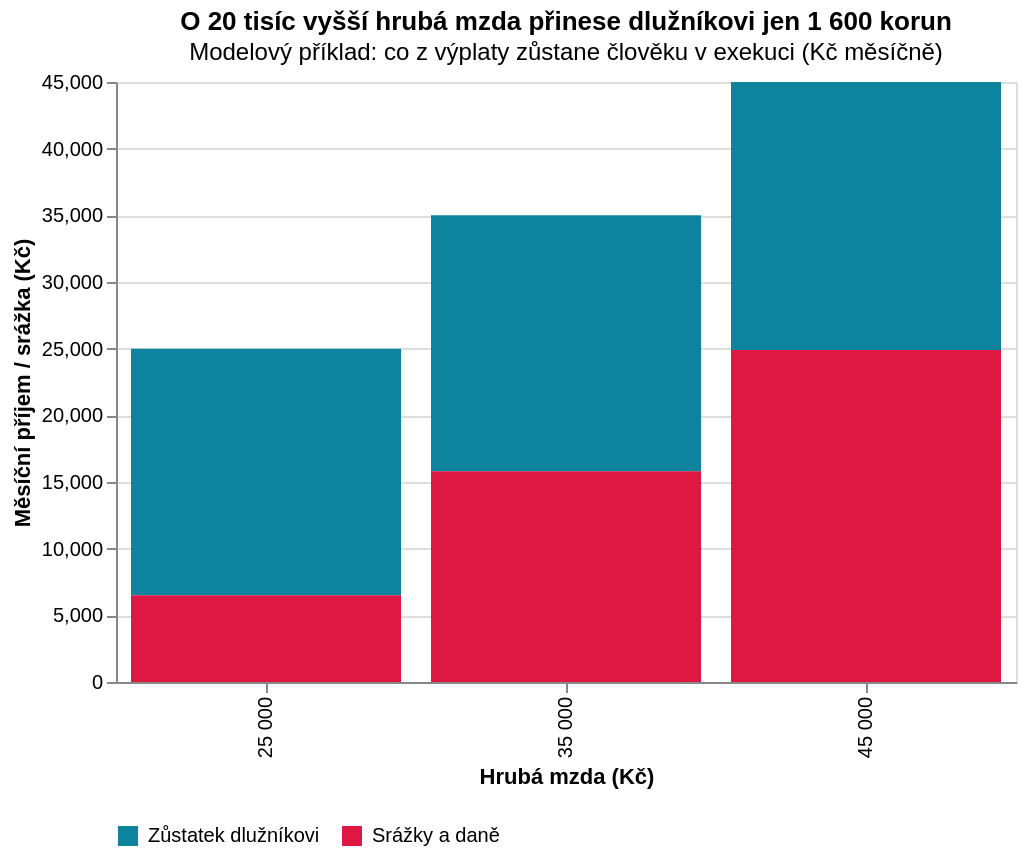

Source (Vega-Lite JSON):
### Vega-Lite specification from a JSON file in a GitHub repository (floating-point values rounded to 4 significant figures)
{"$schema": "https://vega.github.io/schema/vega-lite/v5.json", "title": {"text": "O 20 tisíc vyšší hrubá mzda přinese dlužníkovi jen 1 600 korun", "subtitle": "Modelový příklad: co z výplaty zůstane člověku v exekuci (Kč měsíčně)"}, "width": 450, "padding": 5, "data": {"values": [{"hruba_mzda": "25 000", "typ": "Zůstatek dlužníkovi", "castka": 18500, "order": 2}, {"hruba_mzda": "25 000", "typ": "Srážky a daně", "castka": 6500, "order": 1}, {"hruba_mzda": "35 000", "typ": "Zůstatek dlužníkovi", "castka": 19200, "order": 2}, {"hruba_mzda": "35 000", "typ": "Srážky a daně", "castka": 15800, "order": 1}, {"hruba_mzda": "45 000", "typ": "Zůstatek dlužníkovi", "castka": 20100, "order": 2}, {"hruba_mzda": "45 000", "typ": "Srážky a daně", "castka": 24900, "order": 1}]}, "config": {"axis": {}, "legend": {}}, "mark": "bar", "encoding": {"x": {"field": "hruba_mzda", "type": "nominal", "title": "Hrubá mzda (Kč)", "sort": ["25 000", "35 000", "45 000"]}, "y": {"field": "castka", "type": "quantitative", "title": "Měsíční příjem / srážka (Kč)"}, "color": {"field": "typ", "type": "nominal", "scale": {"domain": ["Zůstatek dlužníkovi", "Srážky a daně"], "range": ["#0e839e", "#de1743"]}, "legend": {"orient": "bottom", "title": null}}, "order": {"field": "order"}}, "_source": "Mapa zadlužení / IPŘP, PAQ Research, Daniel Prokop: Slepé skvrny"}
